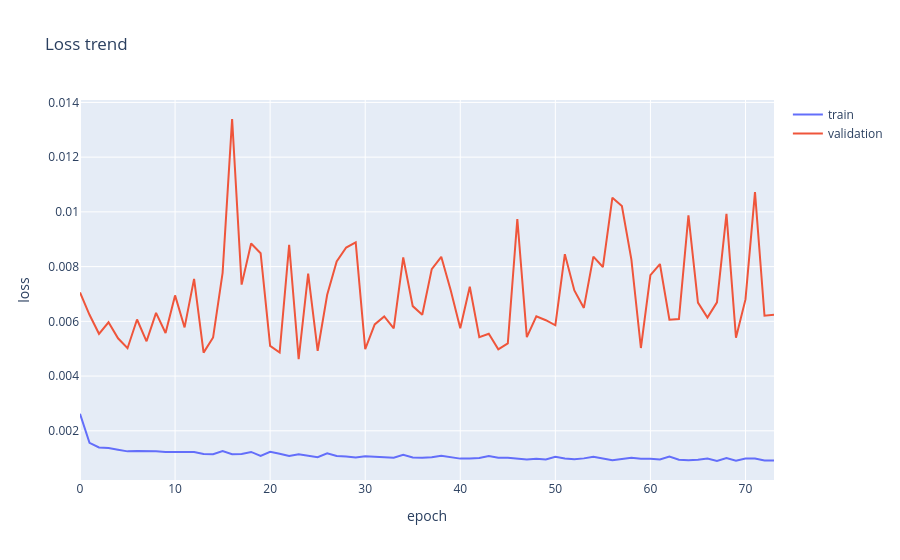

The code cell stored with this chart in its notebook:
### Markdown cell above
# Data Visualization

### Code cell
fig = go.Figure()
fig.add_trace(go.Scatter(y=history['loss'],
                    mode='lines', name='train'))
fig.add_trace(go.Scatter(y=history['val_loss'],
                    mode='lines', name='validation'))
fig.update_layout(title='Loss trend',
                  xaxis_title='epoch',
                  yaxis_title='loss')
fig.show()
